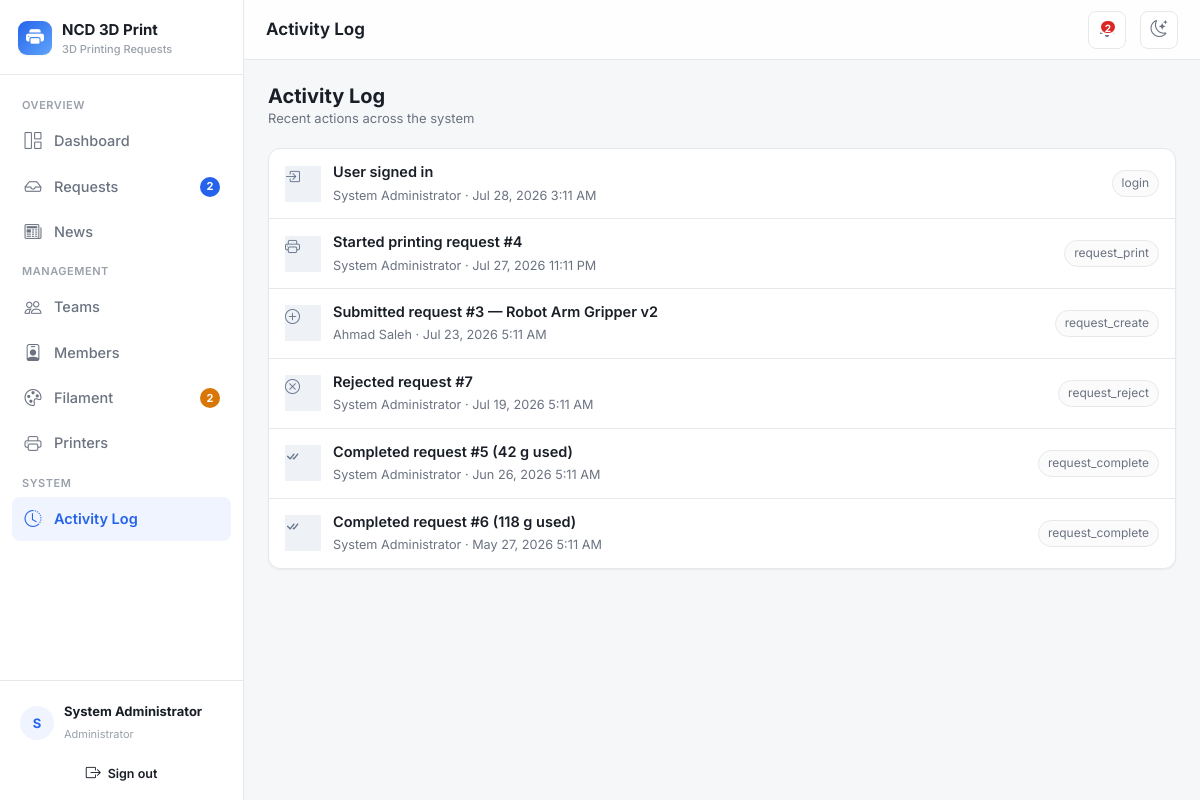
Page /activity (signed in) on the committed database.
### tables this page shows
CREATE TABLE `activity_logs` (
    `id`          INT UNSIGNED NOT NULL AUTO_INCREMENT,
    `user_id`     INT UNSIGNED DEFAULT NULL,
    `action`      VARCHAR(60) NOT NULL,
    `description` VARCHAR(255) DEFAULT NULL,
    `created_at`  DATETIME NOT NULL DEFAULT CURRENT_TIMESTAMP,
    PRIMARY KEY (`id`),
    KEY `idx_log_user` (`user_id`),
    CONSTRAINT `fk_log_user` FOREIGN KEY (`user_id`) REFERENCES `users`(`id`) ON DELETE SET NULL
);

CREATE TABLE `users` (
    `id`         INT UNSIGNED NOT NULL AUTO_INCREMENT,
    `name`       VARCHAR(120) NOT NULL,
    `email`      VARCHAR(160) NOT NULL,
    `phone`      VARCHAR(30)  DEFAULT NULL,    
    `password`   VARCHAR(255) NOT NULL,
    `role`       ENUM('admin','member') NOT NULL DEFAULT 'member',
    `team_id`    INT UNSIGNED DEFAULT NULL,
    `is_active`  TINYINT(1) NOT NULL DEFAULT 1,
    `created_at` DATETIME NOT NULL DEFAULT CURRENT_TIMESTAMP,
    PRIMARY KEY (`id`),
    UNIQUE KEY `uq_users_email` (`email`),
    KEY `idx_users_team` (`team_id`),
    CONSTRAINT `fk_users_team` FOREIGN KEY (`team_id`) REFERENCES `teams`(`id`) ON DELETE SET NULL
);

### core/Controller.php (called while the page is built, shortened)
<?php
abstract class Controller
{
    protected function view(string $view, array $data = [], ?string $layout = 'main'): void
    {
        extract($data, EXTR_SKIP);
        $viewFile = __DIR__ . '/../views/' . $view . '.php';
        require $viewFile;
    }
}

### controllers/ActivityController.php (called while the page is built, shortened)
<?php
class ActivityController extends Controller
{
    public function index(): void
    {
        $this->view('activity/index', [
            'pageTitle' => 'Activity Log',
            'logs'      => (new ActivityLog())->recent(60),
        ]);
    }
}

### core/Router.php (called while the page is built, shortened)
<?php
class Router
{
    public function dispatch(string $url): void
    {
        $url = trim($url, '/');
        $segments = $url === '' ? [] : explode('/', $url);
        $action         = $segments[1] ?? 'index';
        $params         = array_slice($segments, 2);
        $controller = new $className();
        $action = preg_replace('/[^a-zA-Z0-9_]/', '', $action);
        call_user_func_array([$controller, $action], $params);
    }
}

### index.php (called while the page is built, shortened)
<?php
require __DIR__ . '/config/database.php';
require __DIR__ . '/helpers/functions.php';
$router = new Router();
$router->dispatch($_GET['url'] ?? '');

### core/Model.php (called while the page is built, shortened)
<?php
abstract class Model
{
    protected PDO $db;
    public function __construct()
    {
        $this->db = Database::getConnection();
    }
    protected function run(string $sql, array $params = []): PDOStatement
    {
        $stmt = $this->db->prepare($sql);
        $stmt->execute($params);
        return $stmt;
    }
    protected function fetchAll(string $sql, array $params = []): array
    {
        return $this->run($sql, $params)->fetchAll();
    }
}

### config/database.php (called while the page is built)
<?php
class Database
{
    private static ?PDO $instance = null;
    public static function getConnection(): PDO
    {
        if (self::$instance === null) {
            $dsn = 'mysql:host=' . DB_HOST . ';dbname=' . DB_NAME . ';charset=' . DB_CHARSET;
            $options = [
                PDO::ATTR_ERRMODE            => PDO::ERRMODE_EXCEPTION,
                PDO::ATTR_DEFAULT_FETCH_MODE => PDO::FETCH_ASSOC,
                PDO::ATTR_EMULATE_PREPARES   => false,
            ];
            try {
                self::$instance = new PDO($dsn, DB_USER, DB_PASS, $options);
            } catch (PDOException $e) {
                if (APP_DEBUG) {
                    die('Database connection failed: ' . $e->getMessage());
                }
                die('Database connection failed. Please check config/config.php.');
            }
        }
        return self::$instance;
    }
}

### models/ActivityLog.php (called while the page is built, shortened)
<?php
class ActivityLog extends Model
{
    public function recent(int $limit = 30): array
    {
        return $this->fetchAll(
            "SELECT a.*, u.name AS user_name
             FROM activity_logs a
             LEFT JOIN users u ON u.id = a.user_id
             ORDER BY a.created_at DESC
             LIMIT " . (int) $limit
        );
    }
}

### helpers/functions.php (called while the page is built, shortened)
<?php
function e(?string $value): string
{
    return htmlspecialchars($value ?? '', ENT_QUOTES, 'UTF-8');
}
function fmt_date(?string $dt, string $format = 'M j, Y'): string
{
    $ts = strtotime($dt);
    return $ts ? date($format, $ts) : '—';
}
function fmt_datetime(?string $dt): string
{
    return fmt_date($dt, 'M j, Y g:i A');
}

### views/activity/index.php (the view)
<?php
$icons = [
    'login' => 'box-arrow-in-right', 'logout' => 'box-arrow-right',
    'request_create' => 'plus-circle', 'request_approve' => 'check-circle',
    'request_reject' => 'x-circle', 'request_print' => 'printer',
    'request_complete' => 'check-all', 'request_cancel' => 'slash-circle',
    'request_delete' => 'trash', 'request_update' => 'pencil',
    'team_create' => 'people', 'team_update' => 'people', 'team_delete' => 'trash',
    'user_create' => 'person-plus', 'user_update' => 'person', 'user_delete' => 'person-x',
    'filament_create' => 'palette', 'filament_update' => 'palette', 'filament_delete' => 'trash',
    'printer_update' => 'printer', 'printer_free' => 'stop-circle',
    'news_publish' => 'megaphone', 'news_update' => 'pencil-square', 'news_delete' => 'trash',
    'request_comment' => 'chat-dots',
];
?>
<div class="page-head">
    <div>
        <h2>Activity Log</h2>
        <div class="sub">Recent actions across the system</div>
    </div>
</div>
<div class="card2">
    <div class="card2-body tight">
        <?php if (!$logs): ?>
            <div class="empty"><i class="bi bi-clock-history"></i>No activity recorded yet.</div>
        <?php else: foreach ($logs as $log):
            $icon = $icons[$log['action']] ?? 'dot'; ?>
            <div class="list-row">
                <span class="stat-icon i-slate" style="width:36px;height:36px;font-size:15px;"><i class="bi bi-<?= $icon ?>"></i></span>
                <div class="grow">
                    <strong><?= e($log['description'] ?: $log['action']) ?></strong>
                    <small><?= e($log['user_name'] ?? 'System') ?> · <?= fmt_datetime($log['created_at']) ?></small>
                </div>
                <span class="pill"><?= e($log['action']) ?></span>
            </div>
        <?php endforeach; endif; ?>
    </div>
</div>

### assets/css/style.css (style rules this page uses)
:root { --accent: #2563eb; --accent-hover: #1d4ed8; --accent-soft: #eff4ff; --accent-ring: rgba(37, 99, 235, .25); --bg: #f6f7f9; --surface: #ffffff; --surface-2: #fbfbfc; --border: #e6e8eb; --border-strong: #d3d7dd; --text: #1a1f27; --text-muted: #6b7280; --text-faint: #9aa1ab; --green: #16a34a; --green-soft: #e7f6ec; --amber: #d97706; --amber-soft: #fdf1e3; --red: #dc2626; --red-soft: #fdeaea; --blue: #2563eb; --blue-soft: #e9f0ff; --purple: #7c3aed; --purple-soft: #f1eafe; --slate: #64748b; --slate-soft: #eef1f5; --shadow-sm: 0 1px 2px rgba(16,24,40,.05); --shadow: 0 1px 3px rgba(16,24,40,.08), 0 1px 2px rgba(16,24,40,.04); --shadow-lg: 0 10px 24px rgba(16,24,40,.10); --radius: 12px; --radius-sm: 8px; --radius-lg: 16px; --sidebar-w: 244px; }
* { box-sizing: border-box; }
html, body { height: 100%; }
body { margin: 0; font-family: 'Inter', -apple-system, BlinkMacSystemFont, 'Segoe UI', Roboto, Helvetica, Arial, sans-serif; background: var(--bg); color: var(--text); font-size: 14.5px; line-height: 1.55; -webkit-font-smoothing: antialiased; }
.card2 { background: var(--surface); border: 1px solid var(--border); border-radius: var(--radius); box-shadow: var(--shadow-sm); }
.card2 .card2-body { padding: 18px; }
.card2 .card2-body.tight { padding: 0; }
.i-slate { background: var(--slate-soft); color: var(--slate); }
.pill { display: inline-flex; align-items: center; gap: 6px; padding: 3px 9px; border-radius: 999px; background: var(--surface-2); border: 1px solid var(--border); font-size: 12px; color: var(--text-muted); }
.page-head { display: flex; align-items: center; flex-wrap: wrap; gap: 12px; margin-bottom: 20px; }
.page-head h2 { margin: 0; font-size: 20px; font-weight: 700; }
.page-head .sub { color: var(--text-muted); font-size: 13px; }
.list-row { display: flex; align-items: center; gap: 12px; padding: 12px 16px; border-bottom: 1px solid var(--border); }
.list-row:last-child { border-bottom: none; }
.list-row .grow { flex: 1; min-width: 0; }
.list-row .grow strong { display: block; font-weight: 600; }
.list-row .grow small { color: var(--text-muted); }

### rows in the picture
activity_logs: description "User signed in", user.name "System Administrator", created_at "Jul 28, 2026 3:11 AM", action "login"
activity_logs: description "Started printing request #4", user.name "System Administrator", created_at "Jul 27, 2026 11:11 PM", action "request_print"
activity_logs: description "Submitted request #3 — Robot Arm Gripper v2", user.name "Ahmad Saleh", created_at "Jul 23, 2026 5:11 AM", action "request_create"
activity_logs: description "Rejected request #7", user.name "System Administrator", created_at "Jul 19, 2026 5:11 AM", action "request_reject"
activity_logs: description "Completed request #5 (42 g used)", user.name "System Administrator", created_at "Jun 26, 2026 5:11 AM", action "request_complete"
activity_logs: description "Completed request #6 (118 g used)", user.name "System Administrator", created_at "May 27, 2026 5:11 AM", action "request_complete"

### other values in the picture
APP_NAME "NCD 3D Print"
APP_TAGLINE "3D Printing Requests"
$label "Dashboard Requests News Teams Members Filament Printers Activity Log"
$badge "2 2"
$initials "S"
$user['name'] "System Administrator"
$pageTitle "Activity Log"
$badgePending "2"
